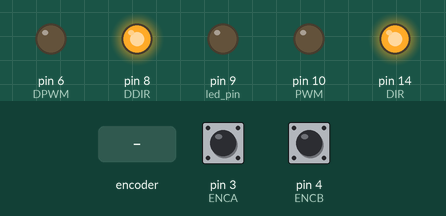
Recording of a sketch running on a simulated Arduino Uno, built with avr-gcc and run on an emulated ATmega328P. Shown: output pins drawn as LEDs (lit = HIGH). The test bench sets the inputs (shaded band); at power-on: pin 3 (ENCA) HIGH, pin 4 (ENCB) HIGH.

Above: at 1.2 s.
1.3 s: rotary encoder on pin 3 (ENCA) / pin 4 (ENCB) turned 3 steps (first pin leading)
At 2.8 s:
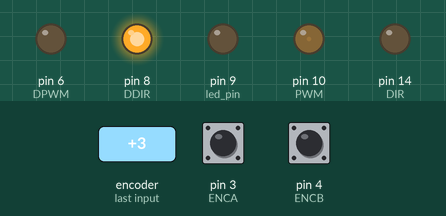
Timing chart, 0 to 4.3 s (numbered marks = the images above; inputs shaded):
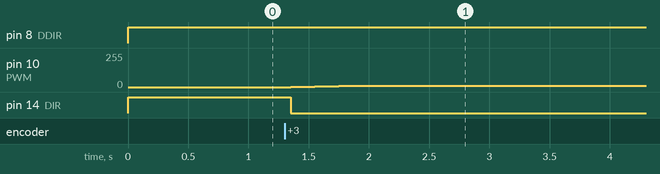

The sketch:

slave.ino
```cpp
#include <Wire.h>

#define led_pin 9

#define ENCA 3
#define ENCB 4
#define PWM 10
#define DIR 14

#define DPWM 6
#define DDIR 8

int speed = 0;
int deg = 0;

// PID definitions
volatile int posi = 0;
int High_count = 250;
int setpoint=125, direction=0;
float pwm = 0;
float e;
float kp = 3.0;
float diff = 0;

void setup() {
  // put your setup code here, to run once:
  pinMode(led_pin, OUTPUT);
  Wire.begin(3);
  Wire.onReceive(receiveEvent);
  pinMode(PWM, OUTPUT);
  pinMode(ENCA, INPUT);
  pinMode(ENCB, INPUT);
  pinMode(DIR, OUTPUT);
  pinMode(DPWM, OUTPUT);
  pinMode(DDIR, OUTPUT);

  attachInterrupt(digitalPinToInterrupt(ENCA), readEncoder, RISING);

}

void loop() {
  dispData();
  computePID();
}

void dispData(){
  if (deg > 127){
    digitalWrite(led_pin, HIGH);
  }
  else{
    digitalWrite(led_pin, LOW);
  }
}

void computePID(){
  setpoint = map(deg, 0, 255, 0, High_count);
  e = setpoint - posi;
  pwm = kp * e;
  if (pwm > 0){
    direction = 0;
  }
  else{
    direction = 1;
  }
  pwm = abs(pwm);
  pwm = constrain(pwm, 0, 255);
  speed = constrain(speed, 0, 255);

  if (speed > 127){
    digitalWrite(DDIR, 0);
    analogWrite(DPWM, speed);
  }
  else{
    digitalWrite(DDIR, 1);
    analogWrite(DPWM, speed);
  }
  digitalWrite(DIR, direction);
  analogWrite(PWM, pwm);
}

void receiveEvent(int16_t byteCount) {
  while (Wire.available() > 0) {
    if (Wire.read() == 6) {
    deg = Wire.read();
    speed = Wire.read();
    }
  }
}

void readEncoder() {
  int b = digitalRead(ENCB);
  if (b > 0) {
    posi++;
  } else {
    posi--;
  }
}
```

Measured:
- after the input at 1.3 s, pin 10 (PWM): 0/255 → 3/255 after 0.05 s, → 6/255 0.20 s later, → 9/255 0.20 s later; pin 14 (DIR): HIGH → LOW after 0.05 s
